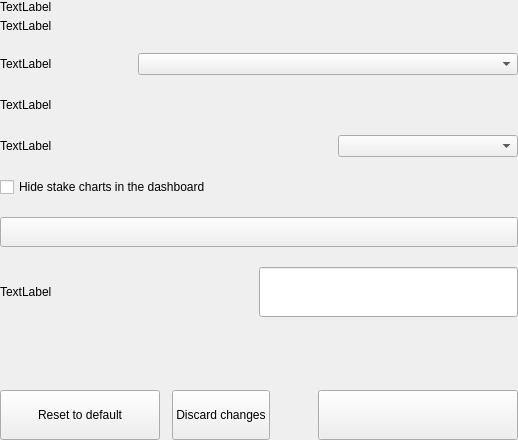
<?xml version="1.0" encoding="UTF-8"?>
<ui version="4.0">
 <class>SettingsDisplayOptionsWidget</class>
 <widget class="QWidget" name="SettingsDisplayOptionsWidget">
  <property name="geometry">
   <rect>
    <x>0</x>
    <y>0</y>
    <width>518</width>
    <height>440</height>
   </rect>
  </property>
  <property name="windowTitle">
   <string>Form</string>
  </property>
  <layout class="QVBoxLayout" name="verticalLayout">
   <property name="spacing">
    <number>0</number>
   </property>
   <property name="leftMargin">
    <number>0</number>
   </property>
   <property name="topMargin">
    <number>0</number>
   </property>
   <property name="rightMargin">
    <number>0</number>
   </property>
   <property name="bottomMargin">
    <number>0</number>
   </property>
   <item>
    <widget class="QWidget" name="left" native="true">
     <layout class="QVBoxLayout" name="verticalLayout_3">
      <property name="leftMargin">
       <number>0</number>
      </property>
      <property name="topMargin">
       <number>0</number>
      </property>
      <property name="rightMargin">
       <number>0</number>
      </property>
      <property name="bottomMargin">
       <number>0</number>
      </property>
      <item>
       <layout class="QVBoxLayout" name="verticalLayout_2">
        <property name="spacing">
         <number>20</number>
        </property>
        <item>
         <layout class="QHBoxLayout" name="horizontalLayout_3">
          <property name="spacing">
           <number>0</number>
          </property>
          <item>
           <layout class="QVBoxLayout" name="verticalLayoutTitle">
            <property name="spacing">
             <number>5</number>
            </property>
            <item>
             <widget class="QLabel" name="labelTitle">
              <property name="text">
               <string>TextLabel</string>
              </property>
             </widget>
            </item>
            <item>
             <widget class="QLabel" name="labelSubtitle1">
              <property name="text">
               <string>TextLabel</string>
              </property>
              <property name="wordWrap">
               <bool>true</bool>
              </property>
             </widget>
            </item>
           </layout>
          </item>
         </layout>
        </item>
        <item>
         <layout class="QHBoxLayout" name="horizontalLayout_2">
          <item>
           <widget class="QLabel" name="labelTitleLanguage">
            <property name="text">
             <string>TextLabel</string>
            </property>
           </widget>
          </item>
          <item>
           <spacer name="horizontalSpacer_3">
            <property name="orientation">
             <enum>Qt::Horizontal</enum>
            </property>
            <property name="sizeHint" stdset="0">
             <size>
              <width>40</width>
              <height>20</height>
             </size>
            </property>
           </spacer>
          </item>
          <item>
           <widget class="QComboBox" name="comboBoxLanguage">
            <property name="minimumSize">
             <size>
              <width>380</width>
              <height>0</height>
             </size>
            </property>
            <property name="maximumSize">
             <size>
              <width>280</width>
              <height>16777215</height>
             </size>
            </property>
           </widget>
          </item>
         </layout>
        </item>
        <item>
         <layout class="QHBoxLayout" name="horizontalPercentagezBcz">
          <item>
           <widget class="QLabel" name="labelTitleUnit">
            <property name="text">
             <string>TextLabel</string>
            </property>
           </widget>
          </item>
          <item>
           <spacer name="horizontalSpacerPercentagezBcz">
            <property name="orientation">
             <enum>Qt::Horizontal</enum>
            </property>
            <property name="sizeHint" stdset="0">
             <size>
              <width>40</width>
              <height>20</height>
             </size>
            </property>
           </spacer>
          </item>
          <item>
           <widget class="QValueComboBox" name="comboBoxUnit" native="true">
            <property name="minimumSize">
             <size>
              <width>180</width>
              <height>0</height>
             </size>
            </property>
            <property name="maximumSize">
             <size>
              <width>180</width>
              <height>16777215</height>
             </size>
            </property>
           </widget>
          </item>
         </layout>
        </item>
        <item>
         <layout class="QHBoxLayout" name="horizontalDenomzBcz">
          <item>
           <widget class="QLabel" name="labelTitleDigits">
            <property name="text">
             <string>TextLabel</string>
            </property>
           </widget>
          </item>
          <item>
           <spacer name="horizontalDenomzBcz_1">
            <property name="orientation">
             <enum>Qt::Horizontal</enum>
            </property>
            <property name="sizeHint" stdset="0">
             <size>
              <width>40</width>
              <height>20</height>
             </size>
            </property>
           </spacer>
          </item>
          <item>
           <widget class="QComboBox" name="comboBoxDigits">
            <property name="minimumSize">
             <size>
              <width>180</width>
              <height>0</height>
             </size>
            </property>
            <property name="maximumSize">
             <size>
              <width>180</width>
              <height>16777215</height>
             </size>
            </property>
           </widget>
          </item>
         </layout>
        </item>
        <item>
         <layout class="QHBoxLayout" name="horizontalHideCharts">
          <item>
           <widget class="QCheckBox" name="checkBoxHideCharts">
            <property name="text">
             <string>Hide stake charts in the dashboard</string>
            </property>
           </widget>
          </item>
         </layout>
        </item>
        <item>
         <widget class="QPushButton" name="pushButtonSwitchBalance">
          <property name="minimumSize">
           <size>
            <width>0</width>
            <height>30</height>
           </size>
          </property>
          <property name="focusPolicy">
           <enum>Qt::NoFocus</enum>
          </property>
          <property name="text">
           <string/>
          </property>
          <property name="checkable">
           <bool>true</bool>
          </property>
         </widget>
        </item>
        <item>
         <layout class="QHBoxLayout" name="horizontalLayout" stretch="1,1">
          <property name="spacing">
           <number>0</number>
          </property>
          <item>
           <widget class="QLabel" name="labelTitleUrl">
            <property name="text">
             <string>TextLabel</string>
            </property>
           </widget>
          </item>
          <item>
           <widget class="QLineEdit" name="lineEditUrl">
            <property name="minimumSize">
             <size>
              <width>0</width>
              <height>50</height>
             </size>
            </property>
            <property name="maximumSize">
             <size>
              <width>16777215</width>
              <height>50</height>
             </size>
            </property>
           </widget>
          </item>
         </layout>
        </item>
        <item>
         <spacer name="verticalSpacer">
          <property name="orientation">
           <enum>Qt::Vertical</enum>
          </property>
          <property name="sizeHint" stdset="0">
           <size>
            <width>20</width>
            <height>40</height>
           </size>
          </property>
         </spacer>
        </item>
        <item>
         <layout class="QHBoxLayout" name="horizontalReset">
          <property name="spacing">
           <number>12</number>
          </property>
          <item>
           <widget class="QPushButton" name="pushButtonReset">
            <property name="minimumSize">
             <size>
              <width>160</width>
              <height>50</height>
             </size>
            </property>
            <property name="maximumSize">
             <size>
              <width>50</width>
              <height>16777215</height>
             </size>
            </property>
            <property name="focusPolicy">
             <enum>Qt::NoFocus</enum>
            </property>
            <property name="text">
             <string>Reset to default</string>
            </property>
           </widget>
          </item>
          <item>
           <widget class="QPushButton" name="pushButtonClean">
            <property name="minimumSize">
             <size>
              <width>0</width>
              <height>50</height>
             </size>
            </property>
            <property name="focusPolicy">
             <enum>Qt::NoFocus</enum>
            </property>
            <property name="text">
             <string>Discard changes</string>
            </property>
           </widget>
          </item>
          <item>
           <spacer name="horizontalSpacer_5">
            <property name="orientation">
             <enum>Qt::Horizontal</enum>
            </property>
            <property name="sizeType">
             <enum>QSizePolicy::Expanding</enum>
            </property>
            <property name="sizeHint" stdset="0">
             <size>
              <width>40</width>
              <height>20</height>
             </size>
            </property>
           </spacer>
          </item>
          <item>
           <widget class="QPushButton" name="pushButtonSave">
            <property name="minimumSize">
             <size>
              <width>200</width>
              <height>50</height>
             </size>
            </property>
            <property name="maximumSize">
             <size>
              <width>200</width>
              <height>50</height>
             </size>
            </property>
            <property name="focusPolicy">
             <enum>Qt::NoFocus</enum>
            </property>
            <property name="text">
             <string/>
            </property>
           </widget>
          </item>
         </layout>
        </item>
       </layout>
      </item>
     </layout>
    </widget>
   </item>
  </layout>
 </widget>
 <customwidgets>
  <customwidget>
   <class>QValueComboBox</class>
   <extends>QWidget</extends>
   <header>qvaluecombobox.h</header>
  </customwidget>
 </customwidgets>
 <resources/>
 <connections/>
</ui>
